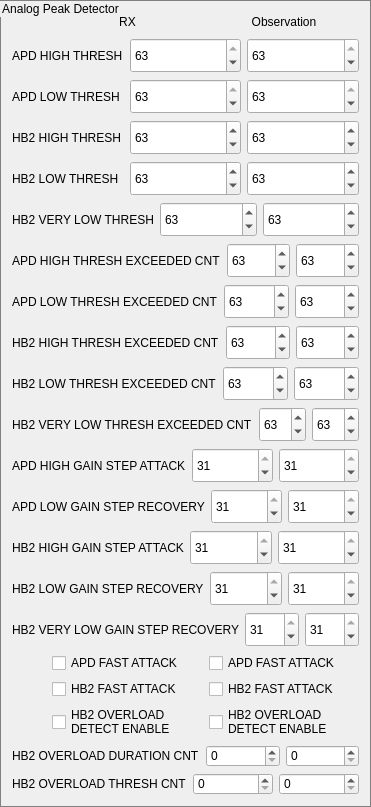
            <widget class="QGroupBox" name="groupBox_22">
             <property name="sizePolicy">
              <sizepolicy hsizetype="Expanding" vsizetype="Expanding">
               <horstretch>0</horstretch>
               <verstretch>0</verstretch>
              </sizepolicy>
             </property>
             <property name="maximumSize">
              <size>
               <width>16777215</width>
               <height>16777215</height>
              </size>
             </property>
             <property name="styleSheet">
              <string notr="true">QGroupBox{
border:1px solid gray;
}</string>
             </property>
             <property name="title">
              <string>Analog Peak Detector</string>
             </property>
             <layout class="QVBoxLayout" name="verticalLayout_25">
              <item>
               <layout class="QHBoxLayout" name="horizontalLayout_112">
                <item>
                 <spacer name="horizontalSpacer_39">
                  <property name="orientation">
                   <enum>Qt::Horizontal</enum>
                  </property>
                  <property name="sizeType">
                   <enum>QSizePolicy::Minimum</enum>
                  </property>
                  <property name="sizeHint" stdset="0">
                   <size>
                    <width>40</width>
                    <height>20</height>
                   </size>
                  </property>
                 </spacer>
                </item>
                <item>
                 <widget class="QLabel" name="label_102">
                  <property name="text">
                   <string>RX</string>
                  </property>
                  <property name="alignment">
                   <set>Qt::AlignCenter</set>
                  </property>
                 </widget>
                </item>
                <item>
                 <widget class="QLabel" name="label_103">
                  <property name="text">
                   <string>Observation</string>
                  </property>
                  <property name="alignment">
                   <set>Qt::AlignCenter</set>
                  </property>
                 </widget>
                </item>
               </layout>
              </item>
              <item>
               <layout class="QHBoxLayout" name="horizontalLayout_113">
                <item>
                 <widget class="QLabel" name="label_104">
                  <property name="text">
                   <string>APD HIGH THRESH</string>
                  </property>
                 </widget>
                </item>
                <item>
                 <widget class="QSpinBox" name="agc_setup_txt_apd_high_thresh_rx">
                  <property name="sizePolicy">
                   <sizepolicy hsizetype="Minimum" vsizetype="Expanding">
                    <horstretch>0</horstretch>
                    <verstretch>0</verstretch>
                   </sizepolicy>
                  </property>
                  <property name="minimumSize">
                   <size>
                    <width>0</width>
                    <height>35</height>
                   </size>
                  </property>
                  <property name="styleSheet">
                   <string notr="true"/>
                  </property>
                  <property name="maximum">
                   <number>63</number>
                  </property>
                  <property name="value">
                   <number>63</number>
                  </property>
                 </widget>
                </item>
                <item>
                 <widget class="QSpinBox" name="agc_setup_txt_apd_high_thresh_observation">
                  <property name="minimumSize">
                   <size>
                    <width>0</width>
                    <height>35</height>
                   </size>
                  </property>
                  <property name="maximum">
                   <number>63</number>
                  </property>
                  <property name="value">
                   <number>63</number>
                  </property>
                 </widget>
                </item>
               </layout>
              </item>
              <item>
               <layout class="QHBoxLayout" name="horizontalLayout_124">
                <item>
                 <widget class="QLabel" name="label_115">
                  <property name="text">
                   <string>APD LOW THRESH</string>
                  </property>
                 </widget>
                </item>
                <item>
                 <widget class="QSpinBox" name="agc_setup_txt_apd_low_thresh_rx">
                  <property name="minimumSize">
                   <size>
                    <width>0</width>
                    <height>35</height>
                   </size>
                  </property>
                  <property name="maximum">
                   <number>63</number>
                  </property>
                  <property name="value">
                   <number>63</number>
                  </property>
                 </widget>
                </item>
                <item>
                 <widget class="QSpinBox" name="agc_setup_txt_apd_low_thresh_observation">
                  <property name="minimumSize">
                   <size>
                    <width>0</width>
                    <height>35</height>
                   </size>
                  </property>
                  <property name="maximum">
                   <number>63</number>
                  </property>
                  <property name="value">
                   <number>63</number>
                  </property>
                 </widget>
                </item>
               </layout>
              </item>
              <item>
               <layout class="QHBoxLayout" name="horizontalLayout_125">
                <item>
                 <widget class="QLabel" name="label_116">
                  <property name="text">
                   <string>HB2 HIGH THRESH</string>
                  </property>
                 </widget>
                </item>
                <item>
                 <widget class="QSpinBox" name="agc_setup_txt_hb2_high_thresh_rx">
                  <property name="minimumSize">
                   <size>
                    <width>0</width>
                    <height>35</height>
                   </size>
                  </property>
                  <property name="maximum">
                   <number>255</number>
                  </property>
                  <property name="value">
                   <number>63</number>
                  </property>
                 </widget>
                </item>
                <item>
                 <widget class="QSpinBox" name="agc_setup_txt_hb2_high_thresh_observation">
                  <property name="minimumSize">
                   <size>
                    <width>0</width>
                    <height>35</height>
                   </size>
                  </property>
                  <property name="maximum">
                   <number>255</number>
                  </property>
                  <property name="value">
                   <number>63</number>
                  </property>
                 </widget>
                </item>
               </layout>
              </item>
              <item>
               <layout class="QHBoxLayout" name="horizontalLayout_126">
                <item>
                 <widget class="QLabel" name="label_117">
                  <property name="text">
                   <string>HB2 LOW THRESH</string>
                  </property>
                 </widget>
                </item>
                <item>
                 <widget class="QSpinBox" name="agc_setup_txt_hb2_low_thresh_rx">
                  <property name="minimumSize">
                   <size>
                    <width>0</width>
                    <height>35</height>
                   </size>
                  </property>
                  <property name="maximum">
                   <number>255</number>
                  </property>
                  <property name="value">
                   <number>63</number>
                  </property>
                 </widget>
                </item>
                <item>
                 <widget class="QSpinBox" name="agc_setup_txt_hb2_low_thresh_observation">
                  <property name="minimumSize">
                   <size>
                    <width>0</width>
                    <height>35</height>
                   </size>
                  </property>
                  <property name="maximum">
                   <number>255</number>
                  </property>
                  <property name="value">
                   <number>63</number>
                  </property>
                 </widget>
                </item>
               </layout>
              </item>
              <item>
               <layout class="QHBoxLayout" name="horizontalLayout_127">
                <item>
                 <widget class="QLabel" name="label_118">
                  <property name="text">
                   <string>HB2 VERY LOW THRESH</string>
                  </property>
                 </widget>
                </item>
                <item>
                 <widget class="QSpinBox" name="agc_setup_txt_hb2_very_low_thresh_rx">
                  <property name="minimumSize">
                   <size>
                    <width>0</width>
                    <height>35</height>
                   </size>
                  </property>
                  <property name="maximum">
                   <number>255</number>
                  </property>
                  <property name="value">
                   <number>63</number>
                  </property>
                 </widget>
                </item>
                <item>
                 <widget class="QSpinBox" name="agc_setup_txt_hb2_very_low_thresh_observation">
                  <property name="minimumSize">
                   <size>
                    <width>0</width>
                    <height>35</height>
                   </size>
                  </property>
                  <property name="maximum">
                   <number>255</number>
                  </property>
                  <property name="value">
                   <number>63</number>
                  </property>
                 </widget>
                </item>
               </layout>
              </item>
              <item>
               <layout class="QHBoxLayout" name="horizontalLayout_128">
                <item>
                 <widget class="QLabel" name="label_119">
                  <property name="text">
                   <string>APD HIGH THRESH EXCEEDED CNT</string>
                  </property>
                 </widget>
                </item>
                <item>
                 <widget class="QSpinBox" name="agc_setup_txt_apd_high_thresh_exceeded_cnt_rx_2">
                  <property name="minimumSize">
                   <size>
                    <width>0</width>
                    <height>35</height>
                   </size>
                  </property>
                  <property name="maximum">
                   <number>255</number>
                  </property>
                  <property name="value">
                   <number>63</number>
                  </property>
                 </widget>
                </item>
                <item>
                 <widget class="QSpinBox" name="agc_setup_txt_apd_high_thresh_exceeded_cnt_observation">
                  <property name="minimumSize">
                   <size>
                    <width>0</width>
                    <height>35</height>
                   </size>
                  </property>
                  <property name="maximum">
                   <number>255</number>
                  </property>
                  <property name="value">
                   <number>63</number>
                  </property>
                 </widget>
                </item>
               </layout>
              </item>
              <item>
               <layout class="QHBoxLayout" name="horizontalLayout_129">
                <item>
                 <widget class="QLabel" name="label_120">
                  <property name="text">
                   <string>APD LOW THRESH EXCEEDED CNT</string>
                  </property>
                 </widget>
                </item>
                <item>
                 <widget class="QSpinBox" name="agc_setup_txt_apd_low_thresh_exceeded_cnt_rx">
                  <property name="minimumSize">
                   <size>
                    <width>0</width>
                    <height>35</height>
                   </size>
                  </property>
                  <property name="maximum">
                   <number>255</number>
                  </property>
                  <property name="value">
                   <number>63</number>
                  </property>
                 </widget>
                </item>
                <item>
                 <widget class="QSpinBox" name="agc_setup_txt_apd_low_thresh_exceeded_cnt_observation">
                  <property name="minimumSize">
                   <size>
                    <width>0</width>
                    <height>35</height>
                   </size>
                  </property>
                  <property name="maximum">
                   <number>255</number>
                  </property>
                  <property name="value">
                   <number>63</number>
                  </property>
                 </widget>
                </item>
               </layout>
              </item>
              <item>
               <layout class="QHBoxLayout" name="horizontalLayout_130">
                <item>
                 <widget class="QLabel" name="label_121">
                  <property name="text">
                   <string>HB2 HIGH THRESH EXCEEDED CNT</string>
                  </property>
                 </widget>
                </item>
                <item>
                 <widget class="QSpinBox" name="agc_setup_txt_hb2_high_thresh_exceeded_cnt_rx">
                  <property name="minimumSize">
                   <size>
                    <width>0</width>
                    <height>35</height>
                   </size>
                  </property>
                  <property name="maximum">
                   <number>255</number>
                  </property>
                  <property name="value">
                   <number>63</number>
                  </property>
                 </widget>
                </item>
                <item>
                 <widget class="QSpinBox" name="agc_setup_txt_hb2_high_thresh_exceeded_cnt_observation">
                  <property name="minimumSize">
                   <size>
                    <width>0</width>
                    <height>35</height>
                   </size>
                  </property>
                  <property name="maximum">
                   <number>255</number>
                  </property>
                  <property name="value">
                   <number>63</number>
                  </property>
                 </widget>
                </item>
               </layout>
              </item>
              <item>
               <layout class="QHBoxLayout" name="horizontalLayout_131">
                <item>
                 <widget class="QLabel" name="label_122">
                  <property name="text">
                   <string>HB2 LOW THRESH EXCEEDED CNT</string>
                  </property>
                 </widget>
                </item>
                <item>
                 <widget class="QSpinBox" name="agc_setup_txt_hb2_low_thresh_exceeded_cnt_rx">
                  <property name="minimumSize">
                   <size>
                    <width>0</width>
                    <height>35</height>
                   </size>
                  </property>
                  <property name="maximum">
                   <number>255</number>
                  </property>
                  <property name="value">
                   <number>63</number>
                  </property>
                 </widget>
                </item>
                <item>
                 <widget class="QSpinBox" name="agc_setup_txt_hb2_low_thresh_exceeded_cnt_observation">
                  <property name="minimumSize">
                   <size>
                    <width>0</width>
                    <height>35</height>
                   </size>
                  </property>
                  <property name="maximum">
                   <number>255</number>
                  </property>
                  <property name="value">
                   <number>63</number>
                  </property>
                 </widget>
                </item>
               </layout>
              </item>
              <item>
               <layout class="QHBoxLayout" name="horizontalLayout_132">
                <item>
                 <widget class="QLabel" name="label_123">
                  <property name="text">
                   <string>HB2 VERY LOW THRESH EXCEEDED CNT</string>
                  </property>
                 </widget>
                </item>
                <item>
                 <widget class="QSpinBox" name="agc_setup_txt_hb2_very_low_thresh_exceeded_cnt_rx">
                  <property name="minimumSize">
                   <size>
                    <width>0</width>
                    <height>35</height>
                   </size>
                  </property>
                  <property name="maximum">
                   <number>255</number>
                  </property>
                  <property name="value">
                   <number>63</number>
                  </property>
                 </widget>
                </item>
                <item>
                 <widget class="QSpinBox" name="agc_setup_txt_hb2_very_low_thresh_exceeded_cnt_observation">
                  <property name="minimumSize">
                   <size>
                    <width>0</width>
                    <height>35</height>
                   </size>
                  </property>
                  <property name="maximum">
                   <number>255</number>
                  </property>
                  <property name="value">
                   <number>63</number>
                  </property>
                 </widget>
                </item>
               </layout>
              </item>
              <item>
               <layout class="QHBoxLayout" name="horizontalLayout_133">
                <item>
                 <widget class="QLabel" name="label_124">
                  <property name="text">
                   <string>APD HIGH GAIN STEP ATTACK</string>
                  </property>
                 </widget>
                </item>
                <item>
                 <widget class="QSpinBox" name="agc_setup_txt_apd_high_gain_step_attack_rx">
                  <property name="minimumSize">
                   <size>
                    <width>0</width>
                    <height>35</height>
                   </size>
                  </property>
                  <property name="maximum">
                   <number>31</number>
                  </property>
                  <property name="value">
                   <number>31</number>
                  </property>
                 </widget>
                </item>
                <item>
                 <widget class="QSpinBox" name="agc_setup_txt_apd_high_gain_step_attack_observation">
                  <property name="minimumSize">
                   <size>
                    <width>0</width>
                    <height>35</height>
                   </size>
                  </property>
                  <property name="maximum">
                   <number>31</number>
                  </property>
                  <property name="value">
                   <number>31</number>
                  </property>
                 </widget>
                </item>
               </layout>
              </item>
              <item>
               <layout class="QHBoxLayout" name="horizontalLayout_134">
                <item>
                 <widget class="QLabel" name="label_125">
                  <property name="text">
                   <string>APD LOW GAIN STEP RECOVERY</string>
                  </property>
                 </widget>
                </item>
                <item>
                 <widget class="QSpinBox" name="agc_setup_txt_apd_low_gain_step_recovery_rx">
                  <property name="minimumSize">
                   <size>
                    <width>0</width>
                    <height>35</height>
                   </size>
                  </property>
                  <property name="maximum">
                   <number>31</number>
                  </property>
                  <property name="value">
                   <number>31</number>
                  </property>
                 </widget>
                </item>
                <item>
                 <widget class="QSpinBox" name="agc_setup_txt_apd_low_gain_step_attack_observation">
                  <property name="minimumSize">
                   <size>
                    <width>0</width>
                    <height>35</height>
                   </size>
                  </property>
                  <property name="maximum">
                   <number>31</number>
                  </property>
                  <property name="value">
                   <number>31</number>
                  </property>
                 </widget>
                </item>
               </layout>
              </item>
              <item>
               <layout class="QHBoxLayout" name="horizontalLayout_135">
                <item>
                 <widget class="QLabel" name="label_126">
                  <property name="text">
                   <string>HB2 HIGH GAIN STEP ATTACK</string>
                  </property>
                 </widget>
                </item>
                <item>
                 <widget class="QSpinBox" name="agc_setup_txt_hb2_high_gain_step_attack_rx">
                  <property name="minimumSize">
                   <size>
                    <width>0</width>
                    <height>35</height>
                   </size>
                  </property>
                  <property name="maximum">
                   <number>31</number>
                  </property>
                  <property name="value">
                   <number>31</number>
                  </property>
                 </widget>
                </item>
                <item>
                 <widget class="QSpinBox" name="agc_setup_txt_hb2_high_gain_step_attack_observation">
                  <property name="minimumSize">
                   <size>
                    <width>0</width>
                    <height>35</height>
                   </size>
                  </property>
                  <property name="maximum">
                   <number>31</number>
                  </property>
                  <property name="value">
                   <number>31</number>
                  </property>
                 </widget>
                </item>
               </layout>
              </item>
              <item>
               <layout class="QHBoxLayout" name="horizontalLayout_136">
                <item>
                 <widget class="QLabel" name="label_127">
                  <property name="text">
                   <string>HB2 LOW GAIN STEP RECOVERY</string>
                  </property>
                 </widget>
                </item>
                <item>
                 <widget class="QSpinBox" name="agc_setup_txt_hb2_low_gain_step_attack_rx">
                  <property name="minimumSize">
                   <size>
                    <width>0</width>
                    <height>35</height>
                   </size>
                  </property>
                  <property name="maximum">
                   <number>31</number>
                  </property>
                  <property name="value">
                   <number>31</number>
                  </property>
                 </widget>
                </item>
                <item>
                 <widget class="QSpinBox" name="agc_setup_txt_hb2_low_gain_step_attack_observation">
                  <property name="minimumSize">
                   <size>
                    <width>0</width>
                    <height>35</height>
                   </size>
                  </property>
                  <property name="maximum">
                   <number>31</number>
                  </property>
                  <property name="value">
                   <number>31</number>
                  </property>
                 </widget>
                </item>
               </layout>
              </item>
              <item>
               <layout class="QHBoxLayout" name="horizontalLayout_137">
                <item>
                 <widget class="QLabel" name="label_128">
                  <property name="text">
                   <string>HB2 VERY LOW GAIN STEP RECOVERY</string>
                  </property>
                 </widget>
                </item>
                <item>
                 <widget class="QSpinBox" name="agc_setup_txt_hb2_very_low_gain_step_recovery_rx">
                  <property name="minimumSize">
                   <size>
                    <width>0</width>
                    <height>35</height>
                   </size>
                  </property>
                  <property name="maximum">
                   <number>31</number>
                  </property>
                  <property name="value">
                   <number>31</number>
                  </property>
                 </widget>
                </item>
                <item>
                 <widget class="QSpinBox" name="agc_setup_txt_hb2_very_low_gain_step_recovery_observation">
                  <property name="minimumSize">
                   <size>
                    <width>0</width>
                    <height>35</height>
                   </size>
                  </property>
                  <property name="maximum">
                   <number>31</number>
                  </property>
                  <property name="value">
                   <number>31</number>
                  </property>
                 </widget>
                </item>
               </layout>
              </item>
              <item>
               <layout class="QHBoxLayout" name="horizontalLayout_138">
                <item>
                 <spacer name="horizontalSpacer_41">
                  <property name="orientation">
                   <enum>Qt::Horizontal</enum>
                  </property>
                  <property name="sizeType">
                   <enum>QSizePolicy::Minimum</enum>
                  </property>
                  <property name="sizeHint" stdset="0">
                   <size>
                    <width>40</width>
                    <height>20</height>
                   </size>
                  </property>
                 </spacer>
                </item>
                <item>
                 <widget class="QCheckBox" name="agc_setup_chk_apd_fast_attack_rx">
                  <property name="text">
                   <string>APD FAST ATTACK</string>
                  </property>
                 </widget>
                </item>
                <item>
                 <widget class="QCheckBox" name="agc_setup_chk_apd_fast_attack_observation">
                  <property name="text">
                   <string>APD FAST ATTACK</string>
                  </property>
                 </widget>
                </item>
               </layout>
              </item>
              <item>
               <layout class="QHBoxLayout" name="horizontalLayout_142">
                <item>
                 <spacer name="horizontalSpacer_43">
                  <property name="orientation">
                   <enum>Qt::Horizontal</enum>
                  </property>
                  <property name="sizeType">
                   <enum>QSizePolicy::Minimum</enum>
                  </property>
                  <property name="sizeHint" stdset="0">
                   <size>
                    <width>40</width>
                    <height>20</height>
                   </size>
                  </property>
                 </spacer>
                </item>
                <item>
                 <widget class="QCheckBox" name="agc_setup_chk_hb2_fast_attack_rx">
                  <property name="text">
                   <string>HB2 FAST ATTACK</string>
                  </property>
                 </widget>
                </item>
                <item>
                 <widget class="QCheckBox" name="agc_setup_chk_hb2_fast_attack_observation">
                  <property name="text">
                   <string>HB2 FAST ATTACK</string>
                  </property>
                 </widget>
                </item>
               </layout>
              </item>
              <item>
               <layout class="QHBoxLayout" name="horizontalLayout_139">
                <item>
                 <spacer name="horizontalSpacer_42">
                  <property name="orientation">
                   <enum>Qt::Horizontal</enum>
                  </property>
                  <property name="sizeType">
                   <enum>QSizePolicy::Minimum</enum>
                  </property>
                  <property name="sizeHint" stdset="0">
                   <size>
                    <width>40</width>
                    <height>20</height>
                   </size>
                  </property>
                 </spacer>
                </item>
                <item>
                 <widget class="QCheckBox" name="agc_setup_chk_hb2_overload_detect_enable_rx">
                  <property name="text">
                   <string>HB2 OVERLOAD
DETECT ENABLE</string>
                  </property>
                 </widget>
                </item>
                <item>
                 <widget class="QCheckBox" name="agc_setup_chk_hb2_overload_detect_enable_observation">
                  <property name="text">
                   <string>HB2 OVERLOAD
DETECT ENABLE</string>
                  </property>
                 </widget>
                </item>
               </layout>
              </item>
              <item>
               <layout class="QHBoxLayout" name="horizontalLayout_140">
                <item>
                 <widget class="QLabel" name="label_129">
                  <property name="text">
                   <string>HB2 OVERLOAD DURATION CNT</string>
                  </property>
                 </widget>
                </item>
                <item>
                 <widget class="QSpinBox" name="agc_setup_txt_hb2_overload_duration_cnt_rx">
                  <property name="maximum">
                   <number>6</number>
                  </property>
                 </widget>
                </item>
                <item>
                 <widget class="QSpinBox" name="agc_setup_txt_hb2_overload_duration_cnt_observation">
                  <property name="maximum">
                   <number>6</number>
                  </property>
                 </widget>
                </item>
               </layout>
              </item>
              <item>
               <layout class="QHBoxLayout" name="horizontalLayout_141">
                <item>
                 <widget class="QLabel" name="label_130">
                  <property name="text">
                   <string>HB2 OVERLOAD THRESH CNT</string>
                  </property>
                 </widget>
                </item>
                <item>
                 <widget class="QSpinBox" name="agc_setup_txt_hb2_overload_thresh_cnt_rx">
                  <property name="maximum">
                   <number>15</number>
                  </property>
                 </widget>
                </item>
                <item>
                 <widget class="QSpinBox" name="agc_setup_txt_hb2_overload_thresh_cnt_observation">
                  <property name="maximum">
                   <number>15</number>
                  </property>
                 </widget>
                </item>
               </layout>
              </item>
             </layout>
            </widget>
